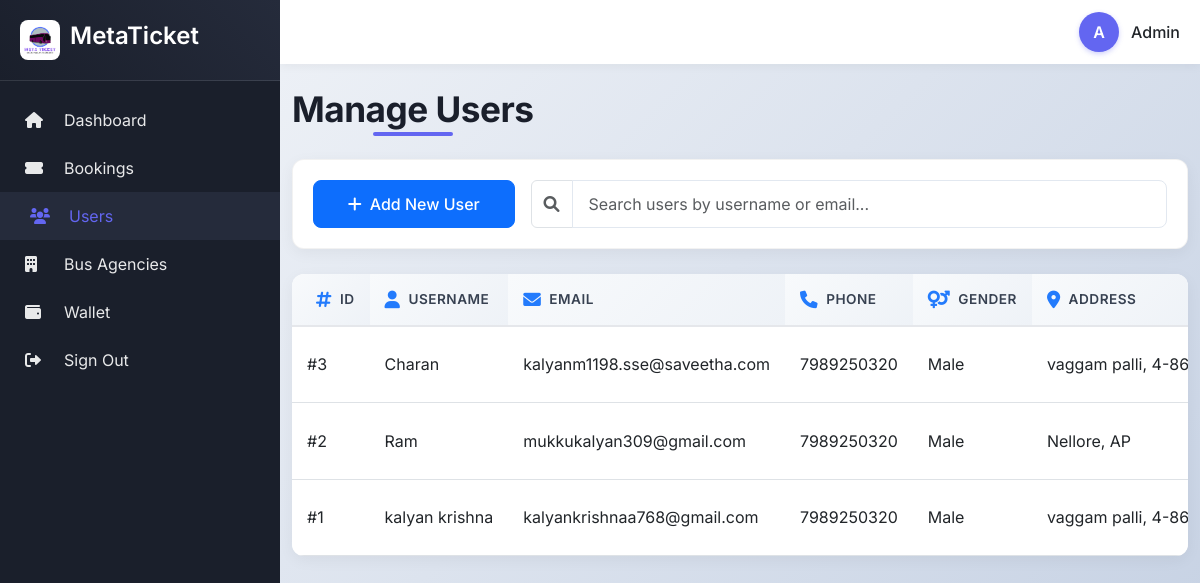
The page /manage_users.php on the database its author committed.
### tables this page shows
CREATE TABLE `signup` (
  `id` int(255) NOT NULL,
  `username` varchar(255) NOT NULL,
  `email` varchar(255) NOT NULL,
  `user_type` varchar(255) DEFAULT '2',
  `phonenumber` bigint(10) NOT NULL,
  `gender` enum('Male','Female','Others') NOT NULL,
  `address` varchar(255) NOT NULL,
  `password` varchar(255) NOT NULL
);

### manage_users.php (the view, shortened to what this page needs)
<?php
include 'config.php';
$sql = "SELECT * FROM signup WHERE user_type=2 ORDER BY id DESC";
$result = $conn->query($sql);
?>
<!DOCTYPE html>
<html lang="en">
<head>
    <link href="https://cdn.jsdelivr.net/npm/bootstrap@5.3.0-alpha1/dist/css/bootstrap.min.css" rel="stylesheet">
    <link href="https://cdnjs.cloudflare.com/ajax/libs/font-awesome/6.0.0-beta3/css/all.min.css" rel="stylesheet">
</head>
<body>
    <aside class="sidebar" id="sidebar">
        <div class="sidebar-header">
            <div class="sidebar-logo">
                <img src="assets/images/logo.png" alt="MetaTicket Logo">
                <h2 style="font-size: 1.5rem; font-weight: 600;">MetaTicket</h2>
            </div>
        </div>
        <ul class="sidebar-menu">
            <li><a href="admin_home.php" class="sidebar-link"><i class="fas fa-home"></i> Dashboard</a></li>
            <li><a href="admin_bookings.php" class="sidebar-link"><i class="fas fa-ticket-alt"></i> Bookings</a></li>
            <li><a href="manage_users.php" class="sidebar-link active"><i class="fas fa-users"></i> Users</a></li>
            <li><a href="manage_agency.php" class="sidebar-link"><i class="fas fa-building"></i> Bus Agencies</a></li>
            <li><a href="admin_wallet.php" class="sidebar-link"><i class="fas fa-wallet"></i> Wallet</a></li>
            <li><a href="index.php" class="sidebar-link"><i class="fas fa-sign-out-alt"></i> Sign Out</a></li>
        </ul>
    </aside>
    <div class="main-content" id="main-content">
        <div class="topbar">
            <div class="user-profile ms-auto">
                <div class="user-avatar">A</div>
                <span class="d-none d-md-inline fw-medium">Admin</span>
            </div>
        </div>
        <div class="container-fluid py-4">
            <h1 class="page-title text-center">Manage Users</h1>
            <div class="filter-card">
                <div class="row g-3 align-items-center">
                    <div class="col-md-3 col-sm-6">
                        <button type="button" class="btn btn-primary w-100" data-bs-toggle="modal"
                            data-bs-target="#addUserModal">
                            <i class="fas fa-plus me-2"></i>Add New User
                        </button>
                    </div>
                    <div class="col-md-9 col-sm-6">
                        <div class="input-group">
                            <span class="input-group-text bg-white"><i class="fas fa-search text-muted"></i></span>
                            <input type="text" class="form-control" id="searchInput"
                                placeholder="Search users by username or email...">
                        </div>
                    </div>
                </div>
            </div>
            <div class="users-table">
                <div class="users-table-wrapper">
                    <table class="table">
                        <thead>
                            <tr>
                                <th scope="col" class="ps-4">
                                    <div class="d-flex align-items-center gap-2">
                                        <i class="fas fa-hashtag text-primary"></i>
                                        <span>ID</span>
                                    </div>
                                </th>
                                <th scope="col">
                                    <div class="d-flex align-items-center gap-2">
                                        <i class="fas fa-user text-primary"></i>
                                        <span>Username</span>
                                    </div>
                                </th>
                                <th scope="col">
                                    <div class="d-flex align-items-center gap-2">
                                        <i class="fas fa-envelope text-primary"></i>
                                        <span>Email</span>
                                    </div>
                                </th>
                                <th scope="col">
                                    <div class="d-flex align-items-center gap-2">
                                        <i class="fas fa-phone text-primary"></i>
                                        <span>Phone</span>
                                    </div>
                                </th>
                                <th scope="col">
                                    <div class="d-flex align-items-center gap-2">
                                        <i class="fas fa-venus-mars text-primary"></i>
                                        <span>Gender</span>
                                    </div>
                                </th>
                                <th scope="col">
                                    <div class="d-flex align-items-center gap-2">
                                        <i class="fas fa-map-marker-alt text-primary"></i>
                                        <span>Address</span>
                                    </div>
                                </th>
                            </tr>
                        </thead>
                        <tbody id="usersTableBody">
                            <?php if ($result && $result->num_rows > 0): ?>
                            <?php while ($row = $result->fetch_assoc()): ?>
                            <tr>
                                <td>#<?php echo htmlspecialchars($row['id']); ?></td>
                                <td><?php echo htmlspecialchars($row['username']); ?></td>
                                <td><?php echo htmlspecialchars($row['email']); ?></td>
                                <td><?php echo htmlspecialchars($row['phonenumber']); ?></td>
                                <td><?php echo htmlspecialchars($row['gender']); ?></td>
                                <td><?php echo htmlspecialchars($row['address']); ?></td>
                            </tr>
                            <?php endwhile; ?>
                            <?php else: ?>
                            <tr>
                                <td colspan="7" class="text-center py-4">No users found</td>
                            </tr>
                            <?php endif; ?>
                        </tbody>
                    </table>
                </div>
            </div>
        </div>
    </div>
</body>
</html>

### manage_users.php (style rules this page uses)
:root { --sidebar-width: 280px; --topbar-height: 64px; --primary-color: #1a1f2b; --secondary-color: #252b3b; --accent-color: #6366f1; --text-light: #ffffff; --card-bg: #ffffff; --transition-speed: 0.3s; }
* { margin: 0; padding: 0; box-sizing: border-box; }
body { font-family: 'Inter', sans-serif; background: linear-gradient(135deg, #f5f7fa 0%, #c3cfe2 100%); min-height: 100vh; overflow-x: hidden; }
.sidebar { position: fixed; width: var(--sidebar-width); height: 100vh; background: var(--primary-color); color: var(--text-light); transition: transform var(--transition-speed) ease; z-index: 1000; overflow-y: auto; }
.sidebar-header { padding: 20px; background: linear-gradient(45deg, var(--primary-color), var(--secondary-color)); border-bottom: 1px solid rgba(255, 255, 255, 0.1); }
.sidebar-logo { display: flex; align-items: center; gap: 10px; }
.sidebar-logo img { width: 40px; border-radius: 8px; transition: transform var(--transition-speed); }
.sidebar-menu { padding: 15px 0; list-style: none; }
.sidebar-link { display: flex; align-items: center; padding: 12px 25px; color: rgba(255, 255, 255, 0.9); text-decoration: none; transition: all var(--transition-speed); }
.sidebar-link:hover, .sidebar-link.active { background: var(--secondary-color); color: var(--accent-color); padding-left: 30px; }
.sidebar-link i { width: 24px; margin-right: 15px; }
.main-content { margin-left: var(--sidebar-width); transition: margin-left var(--transition-speed); min-height: 100vh; }
.topbar { background: var(--card-bg); height: var(--topbar-height); padding: 0 20px; display: flex; align-items: center; box-shadow: 0 2px 10px rgba(0, 0, 0, 0.05); position: sticky; top: 0; z-index: 999; }
.user-profile { display: flex; align-items: center; gap: 12px; margin-left: auto; }
.user-avatar { width: 40px; height: 40px; border-radius: 50%; background: var(--accent-color); display: flex; align-items: center; justify-content: center; color: white; font-weight: 600; box-shadow: 0 2px 5px rgba(99, 102, 241, 0.3); }
.filter-card { background: var(--card-bg); border-radius: 12px; padding: 20px; margin-bottom: 25px; box-shadow: 0 4px 15px rgba(0, 0, 0, 0.05); border: 1px solid rgba(0, 0, 0, 0.05); transition: all var(--transition-speed); }
.users-table { background: var(--card-bg); border-radius: 12px; overflow: hidden; box-shadow: 0 4px 15px rgba(0, 0, 0, 0.05); position: relative; }
.users-table-wrapper { overflow-x: auto; -webkit-overflow-scrolling: touch; }
.users-table table { width: 100%; margin-bottom: 0; min-width: 700px; }
.users-table th { background: linear-gradient(135deg, #f8fafc 0%, #eef2f7 100%); padding: 15px; font-weight: 600; color: #374151; white-space: nowrap; border-bottom: 2px solid #e5e7eb; text-transform: uppercase; font-size: 0.85rem; letter-spacing: 0.5px; transition: background 0.3s ease; }
.users-table th .d-flex { justify-content: flex-start; }
.users-table th i { font-size: 1.1rem; opacity: 0.9; transition: transform 0.3s ease; }
.users-table td { padding: 15px; vertical-align: middle; white-space: nowrap; }
.form-control, .form-select { border-radius: 8px; padding: 0.7rem 1rem; border: 1px solid #e2e8f0; transition: all 0.3s ease; }
.btn { border-radius: 8px; font-weight: 500; padding: 0.7rem 1.2rem; transition: all 0.3s; }
.page-title { font-weight: 700; color: var(--primary-color); margin-bottom: 1.8rem; font-size: 2.2rem; letter-spacing: -0.5px; position: relative; display: inline-block; }
.page-title:after { content: ''; position: absolute; bottom: -6px; left: 50%; transform: translateX(-50%); width: 80px; height: 4px; background: var(--accent-color); border-radius: 2px; }

### rows shown on the page
signup: id "3", username "Charan", email "kalyanm1198.sse@saveetha.com", phonenumber "7989250320", gender "Male", address "vaggam palli, 4-86"
signup: id "2", username "Ram", email "mukkukalyan309@gmail.com", phonenumber "7989250320", gender "Male", address "Nellore, AP"
signup: id "1", username "kalyan krishna", email "kalyankrishnaa768@gmail.com", phonenumber "7989250320", gender "Male", address "vaggam palli, 4-86"
